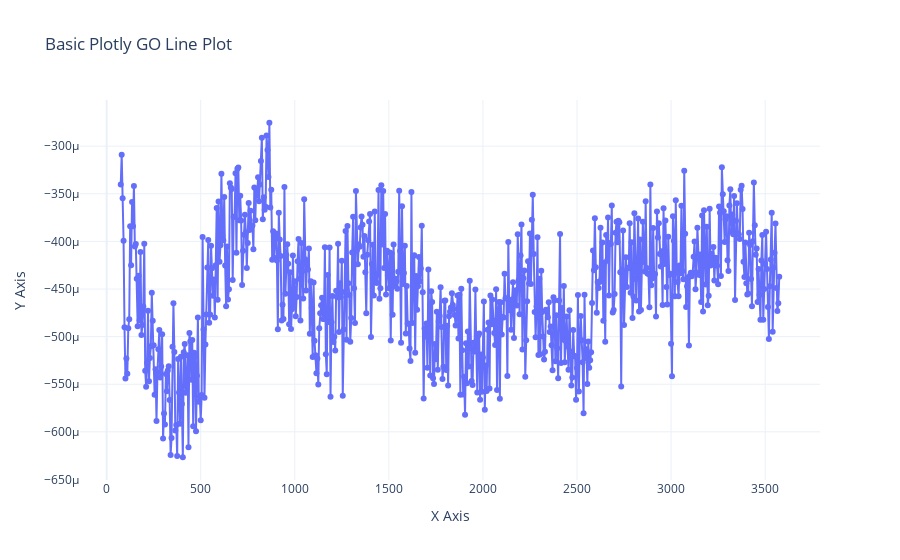

Write notebook code for a chart like this one.
### Code cell
# Replace 'x_column' and 'y_column' with actual column names
fig = go.Figure()

fig.add_trace(go.Scatter(
    x=tau,
    y=signal_Bz-background_Bz,
    mode='lines+markers',
    name='Signal Trace'
))

fig.update_layout(
    title='Basic Plotly GO Line Plot',
    xaxis_title='X Axis',
    yaxis_title='Y Axis',
    template='plotly_white'
)

fig.show()

### Figure 1 — Plotly figure (JSON) as saved in the notebook; plotly's stock layout.template omitted (floating-point values rounded to 4 significant figures; data arrays with more than 128 entries replaced by an {"elided": "..."} marker saying what was removed)
{"data": [{"mode": "lines+markers", "name": "Signal Trace", "type": "scatter", "x": {"elided": "701 float values"}, "y": {"elided": "701 float values"}}], "layout": {"title": {"text": "Basic Plotly GO Line Plot"}, "xaxis": {"title": {"text": "X Axis"}}, "yaxis": {"title": {"text": "Y Axis"}}}}
